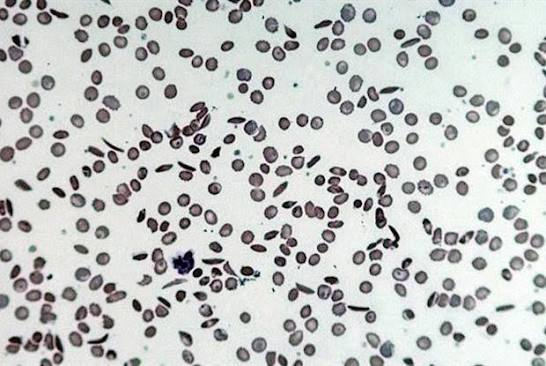
#> input picture scripts/scd.jpg, 546 x 366 px; its folder holds only this picture in this run
$ python -i cell_analysis.py   (imports and definitions only)
#> lines starting #> are read from the running program, lines starting #| are printed output that depends on the picture; after the words box and inside, x2 and y2 are one past the last pixel; in counts of white or black regions, pixels touching at a corner belong together
"""
cell_analysis.py - OpenCV cell counting, sickle-like shape flagging, clustering.

Produces the two image-derived measurements the severity logic needs:
    SCI = (sickle cells / total RBCs) * 100
    CD  = (sickle cells that sit in a cluster / total sickle cells) * 100

Pipeline:
    1. Segment RBCs      (green channel -> Otsu -> fill holes -> watershed split)
    2. Filter blobs      (drop debris, WBCs, unsplit clumps, border-cut cells)
    3. Flag sickle-like  (elongated + non-circular; thresholds live in config.py)
    4. Cluster           (touching OR centroids closer than 1 avg RBC diameter)

External libraries: opencv-python, scipy (both flagged in requirements.txt).
All tunable numbers come from config.py.
"""
from __future__ import annotations

import math
from dataclasses import dataclass, field
from typing import List, Optional, Tuple

import cv2
import numpy as np
from scipy import ndimage
from scipy.sparse import coo_matrix
from scipy.sparse.csgraph import connected_components
from scipy.spatial import cKDTree
from scipy.spatial.distance import cdist

import config


# ---------------------------------------------------------------------
# Data containers
# ---------------------------------------------------------------------
@dataclass
class CellRecord:
    label: int
    centroid: Tuple[float, float]        # (x, y)
    bbox: Tuple[int, int, int, int]      # (y0, y1, x0, x1)
    area: float
    aspect_ratio: float
    circularity: float
    solidity: float
    touches_border: bool = False
    is_sickle: bool = False
    cluster_id: int = -1                 # -1 = not in a cluster
    contour: Optional[np.ndarray] = field(default=None, repr=False)


@dataclass
class CellAnalysisResult:
    total_rbc: int
    sickle_count: int
    sci: float                            # 0-100
    clustered_sickle: int
    cd: float                             # 0-100
    n_clusters: int
    avg_rbc_diameter_px: float
    rejected_blobs: int
    cells: List[CellRecord] = field(default_factory=list, repr=False)
    labels: Optional[np.ndarray] = field(default=None, repr=False)
    # --- diagnostics (help tune thresholds; not used by the scoring logic) ---
    image_shape: Tuple[int, int] = (0, 0)          # (height, width)
    n_blobs: int = 0                               # blobs found before any filtering
    median_blob_area_px: float = 0.0               # reference size used for the area filter
    mask: Optional[np.ndarray] = field(default=None, repr=False)   # filled foreground mask

    # [15 lines left out: function summary, not called in this run]


# ---------------------------------------------------------------------
# Step 1: segmentation
# ---------------------------------------------------------------------
def _to_bgr_uint8(image: np.ndarray) -> np.ndarray:
    if image is None or image.size == 0:
        raise ValueError("Empty image")
    if image.dtype != np.uint8:
        raise ValueError(f"Expected uint8 image, got {image.dtype}")
    if image.ndim == 2:
        return cv2.cvtColor(image, cv2.COLOR_GRAY2BGR)
    if image.shape[2] == 4:
        return cv2.cvtColor(image, cv2.COLOR_BGRA2BGR)
    return image


def _segment(image_bgr: np.ndarray):
    """Return (labels, filled_mask). labels: int32, 0 = background/boundary, 1..N = blobs."""
    k = config.SEG_BLUR_KSIZE
    if k % 2 == 0:
        raise ValueError("config.SEG_BLUR_KSIZE must be odd")

    # Stained RBCs absorb green light, so they are darkest in the green channel
    green = image_bgr[:, :, 1]
    blur = cv2.GaussianBlur(green, (k, k), 0)
    _, mask = cv2.threshold(blur, 0, 255, cv2.THRESH_BINARY_INV + cv2.THRESH_OTSU)

    m = config.SEG_MORPH_KSIZE
    kernel = cv2.getStructuringElement(cv2.MORPH_ELLIPSE, (m, m))
    mask = cv2.morphologyEx(mask, cv2.MORPH_OPEN, kernel)

    # Fill central-pallor holes so each RBC becomes a solid blob
    contours, _ = cv2.findContours(mask, cv2.RETR_EXTERNAL, cv2.CHAIN_APPROX_SIMPLE)
    filled = np.zeros_like(mask)
    cv2.drawContours(filled, contours, -1, 255, thickness=cv2.FILLED)

    # Watershed seeds: thresholded PER BLOB (not globally), so thin sickle cells
    # keep a seed while touching cells inside a clump still get separated.
    dist = cv2.distanceTransform(filled, cv2.DIST_L2, 5)
    n_cc, cc, stats, _ = cv2.connectedComponentsWithStats(filled, connectivity=8)
    seeds = np.zeros_like(filled)
    for i in range(1, n_cc):
        x, y, w, h, area = stats[i]
        if area < config.ABS_MIN_BLOB_AREA_PX:
            continue
        in_blob = cc[y:y + h, x:x + w] == i
        sub_dist = dist[y:y + h, x:x + w]
        dmax = sub_dist[in_blob].max()
        seeds[y:y + h, x:x + w][in_blob & (sub_dist >= config.SEG_SEED_RATIO * dmax)] = 255

    _, markers = cv2.connectedComponents(seeds)
    markers = markers.astype(np.int32) + 1          # background seed = 1, cells >= 2
    sure_bg = cv2.dilate(filled, kernel, iterations=2)
    markers[(sure_bg == 255) & (seeds == 0)] = 0    # unknown region for watershed to decide
    markers = cv2.watershed(image_bgr, markers)     # -1 = boundary lines between cells

    labels = np.where((markers >= 2) & (filled == 255), markers - 1, 0)
    return labels.astype(np.int32), filled


# ---------------------------------------------------------------------
# Step 2: per-cell features
# ---------------------------------------------------------------------
def _extract_cells(labels: np.ndarray) -> List[CellRecord]:
    height, width = labels.shape
    records: List[CellRecord] = []

    for lab, sl in enumerate(ndimage.find_objects(labels), start=1):
        if sl is None:
            continue
        y0, y1 = sl[0].start, sl[0].stop
        x0, x1 = sl[1].start, sl[1].stop

        sub = (labels[sl] == lab).astype(np.uint8)
        area = float(sub.sum())
        if area < 5:
            continue

        padded = cv2.copyMakeBorder(sub, 1, 1, 1, 1, cv2.BORDER_CONSTANT, value=0)
        contours, _ = cv2.findContours(
            padded, cv2.RETR_EXTERNAL, cv2.CHAIN_APPROX_NONE, offset=(x0 - 1, y0 - 1)
        )
        if not contours:
            continue
        cnt = max(contours, key=cv2.contourArea)

        cnt_area = cv2.contourArea(cnt)
        perimeter = cv2.arcLength(cnt, True)
        if cnt_area <= 0 or perimeter <= 0:
            continue

        circularity = min(1.0, 4.0 * math.pi * cnt_area / (perimeter ** 2))
        hull_area = cv2.contourArea(cv2.convexHull(cnt))
        solidity = min(1.0, cnt_area / hull_area) if hull_area > 0 else 1.0

        (_, _), (rw, rh), _ = cv2.minAreaRect(cnt)
        long_side, short_side = max(rw, rh), min(rw, rh)
        aspect = long_side / short_side if short_side >= 1.0 else 1.0

        moments = cv2.moments(sub, binaryImage=True)
        cx = moments["m10"] / moments["m00"] + x0
        cy = moments["m01"] / moments["m00"] + y0

        records.append(CellRecord(
            label=lab,
            centroid=(cx, cy),
            bbox=(y0, y1, x0, x1),
            area=area,
            aspect_ratio=aspect,
            circularity=circularity,
            solidity=solidity,
            touches_border=(y0 <= 5 or x0 <= 5 or y1 >= height - 5 or x1 >= width - 5),
            contour=cnt,
        ))
    return records


# ---------------------------------------------------------------------
# Step 4: clustering
# ---------------------------------------------------------------------
def _touching_pairs(sickle: List[CellRecord], labels: np.ndarray) -> set:
    """Pairs of sickle cells whose masks touch (within TOUCH_TOLERANCE_PX)."""
    tol = config.TOUCH_TOLERANCE_PX
    height, width = labels.shape
    size = 2 * tol + 1
    kernel = cv2.getStructuringElement(cv2.MORPH_ELLIPSE, (size, size))
    index_of = {c.label: i for i, c in enumerate(sickle)}
    edges = set()

    for i, c in enumerate(sickle):
        y0, y1, x0, x1 = c.bbox
        crop = labels[max(0, y0 - tol):min(height, y1 + tol),
                      max(0, x0 - tol):min(width, x1 + tol)]
        grown = cv2.dilate((crop == c.label).astype(np.uint8), kernel)
        neighbours = np.unique(crop[(grown > 0) & (crop > 0) & (crop != c.label)])
        for lab in neighbours:
            j = index_of.get(int(lab))
            if j is not None:
                edges.add((min(i, j), max(i, j)))
    return edges


def _contour_distance(cnt1: np.ndarray, cnt2: np.ndarray) -> float:
    """Minimum Euclidean distance between two cell contours (edge-to-edge)."""
    pts1 = cnt1.reshape(-1, 2)
    pts2 = cnt2.reshape(-1, 2)
    step1 = max(1, len(pts1) // 50)
    step2 = max(1, len(pts2) // 50)
    return float(np.min(cdist(pts1[::step1], pts2[::step2])))


def _assign_clusters(sickle: List[CellRecord], labels: np.ndarray,
                     avg_diameter: float) -> int:
    """Set cluster_id on each sickle cell using edge-to-edge contour distance; return number of clusters."""
    n = len(sickle)
    if n < 2:
        return 0

    max_edge_gap = config.CLUSTER_DISTANCE_FACTOR * avg_diameter
    edges = set()

    for i in range(n):
        for j in range(i + 1, n):
            # Fast bounding box pre-filter: if bounding boxes are farther than max_edge_gap, skip
            y0_i, y1_i, x0_i, x1_i = sickle[i].bbox
            y0_j, y1_j, x0_j, x1_j = sickle[j].bbox
            dx = max(0, max(x0_i - x1_j, x0_j - x1_i))
            dy = max(0, max(y0_i - y1_j, y0_j - y1_i))
            if dx > max_edge_gap or dy > max_edge_gap:
                continue

            # Compute true minimum edge distance between contours
            if sickle[i].contour is not None and sickle[j].contour is not None:
                dist = _contour_distance(sickle[i].contour, sickle[j].contour)
                if dist <= max_edge_gap:
                    edges.add((i, j))

    edges |= _touching_pairs(sickle, labels)  # touching pixels rule
    if not edges:
        return 0

    rows, cols = zip(*edges)
    graph = coo_matrix((np.ones(len(edges)), (rows, cols)), shape=(n, n))
    _, component = connected_components(graph, directed=False)

    sizes = np.bincount(component)
    cluster_components = [c for c in range(len(sizes)) if sizes[c] >= 2]
    remap = {comp: cid for cid, comp in enumerate(cluster_components)}
    for i, cell in enumerate(sickle):
        cell.cluster_id = remap.get(int(component[i]), -1)
    return len(cluster_components)


# ---------------------------------------------------------------------
# Public API
# ---------------------------------------------------------------------
def analyze_image(image: np.ndarray) -> CellAnalysisResult:
    """Run the full cell analysis on a BGR uint8 image (as loaded by cv2.imread)."""
    image_bgr = _to_bgr_uint8(image)
    labels, mask = _segment(image_bgr)
    candidates = _extract_cells(labels)
    n_blobs = len(candidates)

    diag = dict(image_shape=image_bgr.shape[:2], n_blobs=n_blobs, mask=mask, labels=labels)

    if config.EXCLUDE_BORDER_CELLS:
        candidates = [c for c in candidates if not c.touches_border]

    # Drop specks BEFORE estimating the typical cell size. Otherwise, in images with lots
    # of debris/stain fragments the median collapses and real cells get rejected as
    # "too large". The floor scales with image area (config.MIN_BLOB_AREA_FRAC).
    speck_floor = max(
        config.ABS_MIN_BLOB_AREA_PX,
        getattr(config, "MIN_BLOB_AREA_FRAC", 0.0003) * image_bgr.shape[0] * image_bgr.shape[1],
    )
    candidates = [c for c in candidates if c.area >= speck_floor]

    if not candidates:
        return CellAnalysisResult(0, 0, 0.0, 0, 0.0, 0, 0.0, n_blobs, [], **diag)

    # Keep RBC-sized blobs only (relative to this image's median blob area)
    median_area = float(np.median([c.area for c in candidates]))
    diag["median_blob_area_px"] = median_area
    lo = config.MIN_CELL_AREA_FACTOR * median_area
    hi = config.MAX_CELL_AREA_FACTOR * median_area
    cells = [c for c in candidates if lo <= c.area <= hi]
    rejected = n_blobs - len(cells)

    if not cells:
        return CellAnalysisResult(0, 0, 0.0, 0, 0.0, 0, 0.0, rejected, [], **diag)

    avg_diameter = float(np.mean([math.sqrt(4.0 * c.area / math.pi) for c in cells]))

    for c in cells:
        c.is_sickle = (c.aspect_ratio >= config.SICKLE_MIN_ASPECT_RATIO
                       and c.circularity <= config.SICKLE_MAX_CIRCULARITY)

    sickle = [c for c in cells if c.is_sickle]
    n_clusters = _assign_clusters(sickle, labels, avg_diameter)
    clustered = sum(1 for c in sickle if c.cluster_id >= 0)

    total = len(cells)
    sci = (len(sickle) / total) * 100.0
    cd = (clustered / len(sickle)) * 100.0 if sickle else 0.0

    return CellAnalysisResult(
        total_rbc=total,
        sickle_count=len(sickle),
        sci=sci,
        clustered_sickle=clustered,
        cd=cd,
        n_clusters=n_clusters,
        avg_rbc_diameter_px=avg_diameter,
        rejected_blobs=rejected,
        cells=cells,
        **diag,
    )


# [28 lines left out: functions analyze_path, draw_overlay, not called in this run]

>>> import cv2
>>> picture = cv2.imread('../scripts/scd.jpg')
#> picture is the input picture: shape (366, 546, 3); mean B, G, R 196.1, 197.4, 195.2
>>> result = analyze_image(picture)
#> in _segment, `_, mask = cv2.threshold(blur, 0, 255, cv2.THRESH_BINARY_INV + cv2.THRE..`: mask: shape (366, 546); 25% white; 289 white regions (26 under 20 px), largest, box (x1, y1, x2, y2) and area: (165, 101, 211, 154) 1119, (5, 331, 64, 366) 1039, (148, 0, 194, 31) 677
#> in _segment, `mask = cv2.morphologyEx(mask, cv2.MORPH_OPEN, kernel)`:
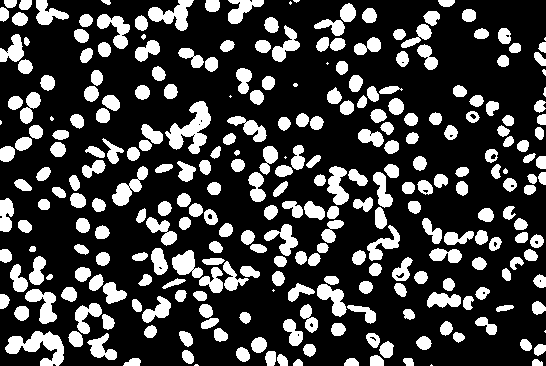
#> mask: shape (366, 546); 24.9% white; 282 white regions (14 under 20 px)
#> in _segment, `contours, _ = cv2.findContours(mask, cv2.RETR_EXTERNAL, cv2.CHAIN_APPR..`: contours = 282 contours, 18 with area under 20; largest, box (x1, y1, x2, y2) and area: (165, 101, 211, 154) 1012, (5, 331, 64, 366) 931, (148, 0, 194, 31) 600, (25, 289, 57, 324) 506, (112, 166, 148, 206) 501
#> in _segment, `cv2.drawContours(filled, contours, -1, 255, thickness=cv2.FILLED)`: filled: shape (366, 546); 25% white; 282 white regions (14 under 20 px), largest, box (x1, y1, x2, y2) and area: (165, 101, 211, 154) 1117, (5, 331, 64, 366) 1037, (148, 0, 194, 31) 676
#> in _segment, `n_cc, cc, stats, _ = cv2.connectedComponentsWithStats(filled, connecti..`:
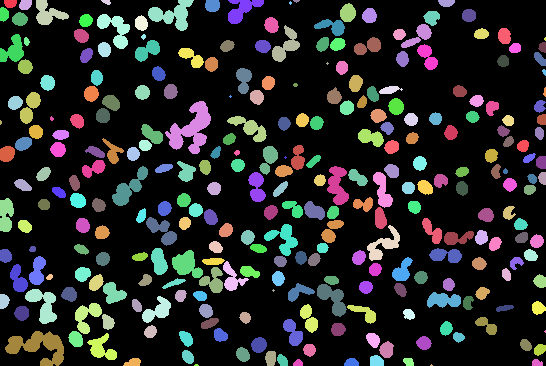
#> cc: shape (366, 546) int32; 283 distinct labels, from 0 to 282; one colour per label, 0 black
#> in _segment, `n_cc, cc, stats, _ = cv2.connectedComponentsWithStats(filled, connecti..`: n_cc = 283; stats = 283 rows, first 6: [0, 0, 546, 366, 149948], [4, 0, 13, 8, 89], [19, 0, 13, 10, 110], [36, 0, 33, 25, 437], [101, 0, 10, 5, 34], [148, 0, 46, 31, 676]
#> the loop in _segment, `for i in range(1, n_cc):` made 282 passes
#> (x, y, w, h, area, dmax) on passes 1 to 3: (4, 0, 13, 8, 89, 7), (19, 0, 13, 10, 110, 6), (36, 0, 33, 25, 437, 7.19)
#> after the loop in _segment, `for i in range(1, n_cc):`:
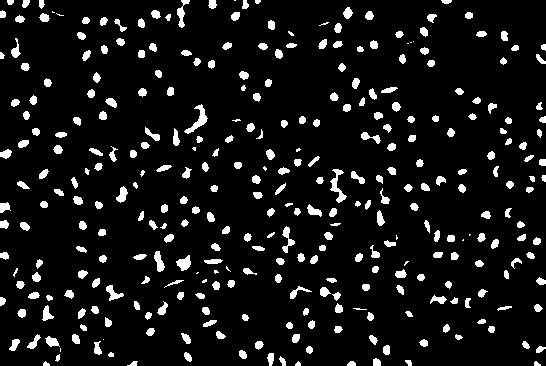
#> seeds: shape (366, 546); 8.4% white; 334 white regions (24 under 20 px), largest, box (x1, y1, x2, y2) and area: (184, 104, 208, 134) 223, (330, 169, 347, 203) 211, (177, 0, 190, 28) 144
#> in _segment, `_, markers = cv2.connectedComponents(seeds)`: markers: shape (366, 546) int32; 335 distinct labels, from 0 to 334
#> in _segment, `markers = markers.astype(np.int32) + 1`:
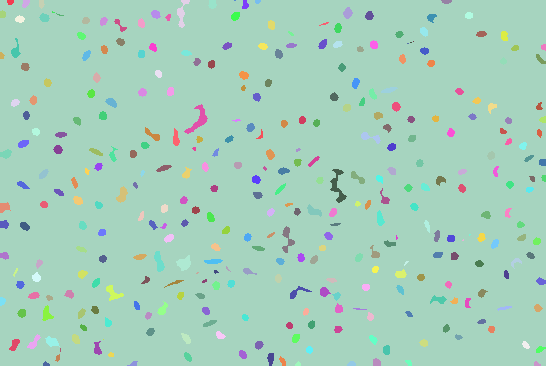
#> markers: shape (366, 546) int32; 335 distinct labels, from 1 to 335; one colour per label, 0 black
#> in _segment, `sure_bg = cv2.dilate(filled, kernel, iterations=2)`: sure_bg: shape (366, 546); 38.3% white; 139 white regions (2 under 20 px), largest, box (x1, y1, x2, y2) and area: (80, 99, 213, 180) 3280, (280, 164, 370, 268) 3059, (130, 246, 262, 295) 3040
#> in _segment, `markers[(sure_bg == 255) & (seeds == 0)] = 0`:
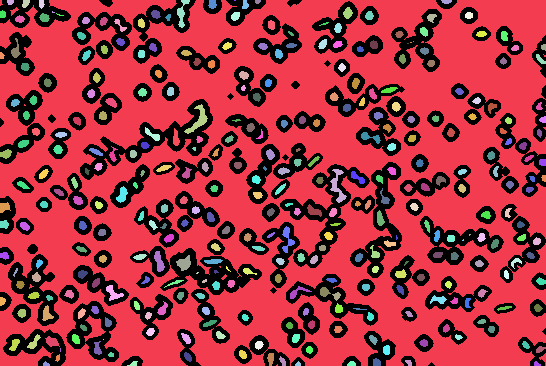
#> markers: shape (366, 546) int32; 336 distinct labels, from 0 to 335; one colour per label, 0 black
#> in _segment, `markers = cv2.watershed(image_bgr, markers)`:
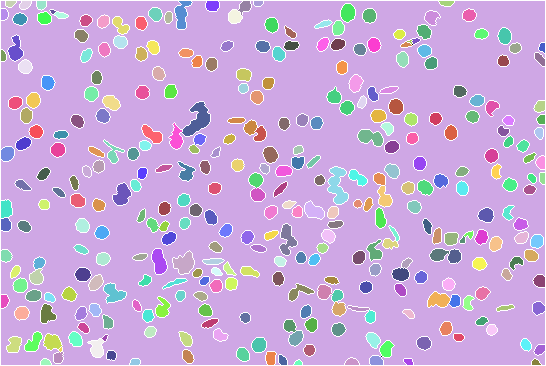
#> markers: shape (366, 546) int32; 336 distinct labels, from -1 to 335; one colour per label, 0 black, -1 white
#> in _segment, `labels = np.where((markers >= 2) & (filled == 255), markers - 1, 0)`:
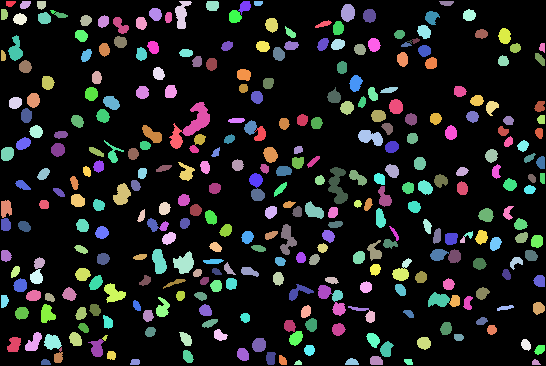
#> labels: shape (366, 546) int32; 334 distinct labels, from 0 to 334; one colour per label, 0 black
#> the loop in _extract_cells, `for lab, sl in enumerate(ndimage.find_objects(labels), start=1):` made 334 passes
#> (y0, y1, x0, x1, area, cnt_area, perimeter, circularity) on passes 4, 5, 7: (1, 29, 175, 192, 264, 224, 88.77, 0.357), (1, 11, 206, 219, 117, 98, 38.49, 0.831), (1, 15, 238, 251, 106, 86, 42.97, 0.585)
#> the loop in _touching_pairs, `for i, c in enumerate(sickle):` made 21 passes
#> the loop in _assign_clusters, `for i, cell in enumerate(sickle):` made 21 passes
